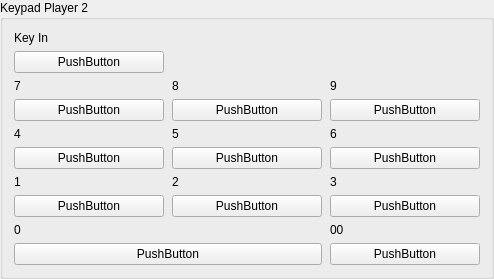
        <widget class="QGroupBox" name="keypadPlayer2GroupBox">
         <property name="title"><string>Keypad Player 2</string></property>
         <layout class="QGridLayout" name="keypadPlayer2GridLayout">
          <property name="horizontalSpacing"><number>8</number></property><property name="verticalSpacing"><number>6</number></property>
          <item row="0" column="0"><widget class="QLabel" name="labelKeypadP2CardIn"><property name="text"><string>Key In</string></property></widget></item>
          <item row="1" column="0"><widget class="InputBindingWidget" name="KeypadP2CardIn"><property name="sizePolicy"><sizepolicy hsizetype="Expanding" vsizetype="Fixed"><horstretch>0</horstretch><verstretch>0</verstretch></sizepolicy></property><property name="minimumSize"><size><width>150</width><height>0</height></size></property><property name="text"><string notr="true">PushButton</string></property></widget></item>
          <item row="2" column="0"><widget class="QLabel" name="labelKeypadP27"><property name="text"><string>7</string></property></widget></item><item row="2" column="1"><widget class="QLabel" name="labelKeypadP28"><property name="text"><string>8</string></property></widget></item><item row="2" column="2"><widget class="QLabel" name="labelKeypadP29"><property name="text"><string>9</string></property></widget></item>
          <item row="3" column="0"><widget class="InputBindingWidget" name="KeypadP27"><property name="sizePolicy"><sizepolicy hsizetype="Expanding" vsizetype="Fixed"><horstretch>0</horstretch><verstretch>0</verstretch></sizepolicy></property><property name="minimumSize"><size><width>150</width><height>0</height></size></property><property name="text"><string notr="true">PushButton</string></property></widget></item><item row="3" column="1"><widget class="InputBindingWidget" name="KeypadP28"><property name="sizePolicy"><sizepolicy hsizetype="Expanding" vsizetype="Fixed"><horstretch>0</horstretch><verstretch>0</verstretch></sizepolicy></property><property name="minimumSize"><size><width>150</width><height>0</height></size></property><property name="text"><string notr="true">PushButton</string></property></widget></item><item row="3" column="2"><widget class="InputBindingWidget" name="KeypadP29"><property name="sizePolicy"><sizepolicy hsizetype="Expanding" vsizetype="Fixed"><horstretch>0</horstretch><verstretch>0</verstretch></sizepolicy></property><property name="minimumSize"><size><width>150</width><height>0</height></size></property><property name="text"><string notr="true">PushButton</string></property></widget></item>
          <item row="4" column="0"><widget class="QLabel" name="labelKeypadP24"><property name="text"><string>4</string></property></widget></item><item row="4" column="1"><widget class="QLabel" name="labelKeypadP25"><property name="text"><string>5</string></property></widget></item><item row="4" column="2"><widget class="QLabel" name="labelKeypadP26"><property name="text"><string>6</string></property></widget></item>
          <item row="5" column="0"><widget class="InputBindingWidget" name="KeypadP24"><property name="sizePolicy"><sizepolicy hsizetype="Expanding" vsizetype="Fixed"><horstretch>0</horstretch><verstretch>0</verstretch></sizepolicy></property><property name="minimumSize"><size><width>150</width><height>0</height></size></property><property name="text"><string notr="true">PushButton</string></property></widget></item><item row="5" column="1"><widget class="InputBindingWidget" name="KeypadP25"><property name="sizePolicy"><sizepolicy hsizetype="Expanding" vsizetype="Fixed"><horstretch>0</horstretch><verstretch>0</verstretch></sizepolicy></property><property name="minimumSize"><size><width>150</width><height>0</height></size></property><property name="text"><string notr="true">PushButton</string></property></widget></item><item row="5" column="2"><widget class="InputBindingWidget" name="KeypadP26"><property name="sizePolicy"><sizepolicy hsizetype="Expanding" vsizetype="Fixed"><horstretch>0</horstretch><verstretch>0</verstretch></sizepolicy></property><property name="minimumSize"><size><width>150</width><height>0</height></size></property><property name="text"><string notr="true">PushButton</string></property></widget></item>
          <item row="6" column="0"><widget class="QLabel" name="labelKeypadP21"><property name="text"><string>1</string></property></widget></item><item row="6" column="1"><widget class="QLabel" name="labelKeypadP22"><property name="text"><string>2</string></property></widget></item><item row="6" column="2"><widget class="QLabel" name="labelKeypadP23"><property name="text"><string>3</string></property></widget></item>
          <item row="7" column="0"><widget class="InputBindingWidget" name="KeypadP21"><property name="sizePolicy"><sizepolicy hsizetype="Expanding" vsizetype="Fixed"><horstretch>0</horstretch><verstretch>0</verstretch></sizepolicy></property><property name="minimumSize"><size><width>150</width><height>0</height></size></property><property name="text"><string notr="true">PushButton</string></property></widget></item><item row="7" column="1"><widget class="InputBindingWidget" name="KeypadP22"><property name="sizePolicy"><sizepolicy hsizetype="Expanding" vsizetype="Fixed"><horstretch>0</horstretch><verstretch>0</verstretch></sizepolicy></property><property name="minimumSize"><size><width>150</width><height>0</height></size></property><property name="text"><string notr="true">PushButton</string></property></widget></item><item row="7" column="2"><widget class="InputBindingWidget" name="KeypadP23"><property name="sizePolicy"><sizepolicy hsizetype="Expanding" vsizetype="Fixed"><horstretch>0</horstretch><verstretch>0</verstretch></sizepolicy></property><property name="minimumSize"><size><width>150</width><height>0</height></size></property><property name="text"><string notr="true">PushButton</string></property></widget></item>
          <item row="8" column="0" colspan="2"><widget class="QLabel" name="labelKeypadP20"><property name="text"><string>0</string></property></widget></item><item row="8" column="2"><widget class="QLabel" name="labelKeypadP200"><property name="text"><string>00</string></property></widget></item>
          <item row="9" column="0" colspan="2"><widget class="InputBindingWidget" name="KeypadP20"><property name="sizePolicy"><sizepolicy hsizetype="Expanding" vsizetype="Fixed"><horstretch>0</horstretch><verstretch>0</verstretch></sizepolicy></property><property name="minimumSize"><size><width>300</width><height>0</height></size></property><property name="text"><string notr="true">PushButton</string></property></widget></item><item row="9" column="2"><widget class="InputBindingWidget" name="KeypadP200"><property name="sizePolicy"><sizepolicy hsizetype="Expanding" vsizetype="Fixed"><horstretch>0</horstretch><verstretch>0</verstretch></sizepolicy></property><property name="minimumSize"><size><width>150</width><height>0</height></size></property><property name="text"><string notr="true">PushButton</string></property></widget></item>
         </layout>
        </widget>
